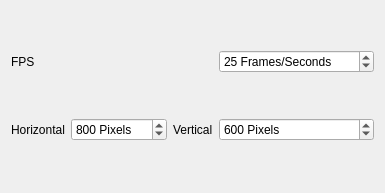
<?xml version="1.0" encoding="UTF-8"?>
<ui version="4.0">
 <class>VideoProjectPreferences</class>
 <widget class="QWidget" name="VideoProjectPreferences">
  <property name="geometry">
   <rect>
    <x>0</x>
    <y>0</y>
    <width>374</width>
    <height>193</height>
   </rect>
  </property>
  <property name="windowTitle">
   <string>Form</string>
  </property>
  <layout class="QGridLayout" name="gridLayout">
   <item row="0" column="0">
    <widget class="QLabel" name="FPSLabel">
     <property name="text">
      <string>FPS</string>
     </property>
    </widget>
   </item>
   <item row="1" column="0" colspan="2">
    <widget class="QLabel" name="FrameSizeLabel_4">
     <property name="text">
      <string>Horizontal</string>
     </property>
    </widget>
   </item>
   <item row="1" column="2">
    <widget class="QSpinBox" name="HeightSpinBox_2">
     <property name="suffix">
      <string> Pixels</string>
     </property>
     <property name="minimum">
      <number>1</number>
     </property>
     <property name="maximum">
      <number>65536</number>
     </property>
     <property name="value">
      <number>800</number>
     </property>
    </widget>
   </item>
   <item row="1" column="3">
    <widget class="QLabel" name="FrameSizeLabel_5">
     <property name="text">
      <string>Vertical</string>
     </property>
    </widget>
   </item>
   <item row="1" column="4">
    <widget class="QSpinBox" name="WidthSpinBox_2">
     <property name="suffix">
      <string> Pixels</string>
     </property>
     <property name="maximum">
      <number>65536</number>
     </property>
     <property name="value">
      <number>600</number>
     </property>
    </widget>
   </item>
   <item row="0" column="4">
    <widget class="QSpinBox" name="FPSSpinBox">
     <property name="suffix">
      <string> Frames/Seconds</string>
     </property>
     <property name="minimum">
      <number>1</number>
     </property>
     <property name="maximum">
      <number>65536</number>
     </property>
     <property name="value">
      <number>25</number>
     </property>
    </widget>
   </item>
  </layout>
 </widget>
 <resources/>
 <connections/>
</ui>
